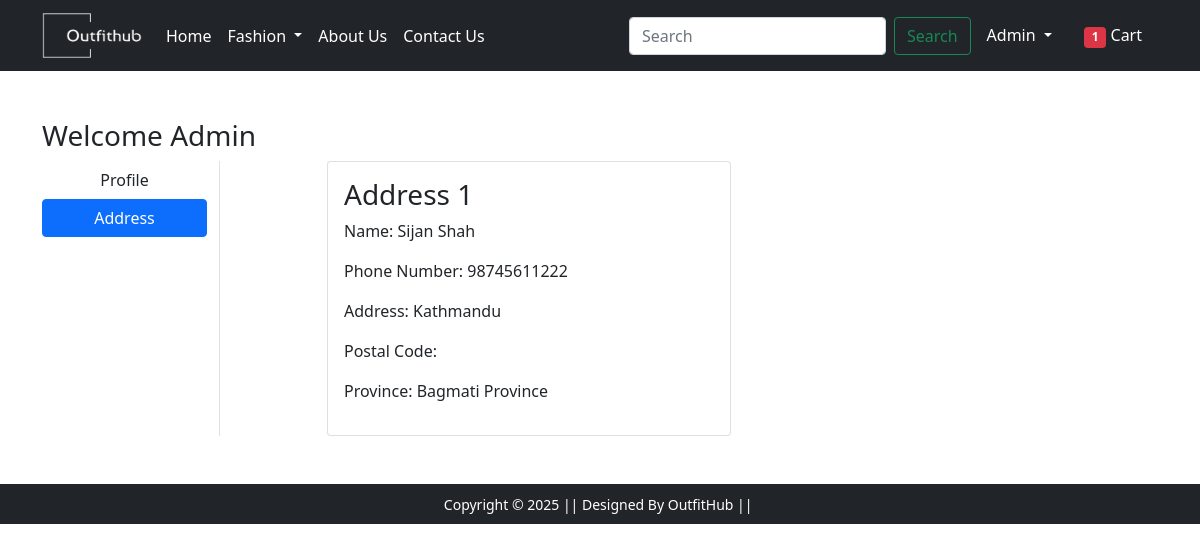
The page /address/ (signed in) on the database its author committed.
### app/models.py (models this page shows, shortened)
class Customer(models.Model):
    user = models.ForeignKey(User, on_delete=models.CASCADE)
    name = models.CharField(max_length=200)
    phone_number = models.IntegerField(max_length=15, unique=True)
    city = models.CharField(max_length=50)
    postalcode = models.IntegerField(max_length=6, unique=True)
    province = models.CharField(max_length=50, choices=PROVINCE_CHOICES)

### app/views.py (the view)
# urls.py: path("address/", views.address, name="address"),
@login_required
def address(request):
    add = Customer.objects.filter(user=request.user)
    return render(request, 'app/address.html', {'add': add, 'active': 'btn-primary'})

### app/context_processors.py (called while the page is built)
def cart_count(request):
    if request.user.is_authenticated:
        count = Cart.objects.filter(user=request.user).count()
    else:
        count = 0
    return {'cart_count': count}

### app/templates/app/address.html (shortened to what this page needs)
{% extends 'app/base.html' %}
{% load static %}
{% block main-content %}
<div class="container my-5">
 <div class="row">
 <h3>Welcome <span class="text-capitalize">{{request.user}}</span></h3>
  <div class="col-sm-2 border-end">
   <ul class="list-unstyled">
    <li class="d-grid"><a href="{% url 'profile' %}" class="btn">Profile</a></li>
    <li class="d-grid"><a href="{% url 'address' %}" class="btn {{active}}">Address</a></li>
   </ul>
  </div>
  <div class="col-sm-9 offset-sm-1">
   <div class="row">
    {% for ad in add %}
    <div class="col-sm-6">
     <div class="card">
      <div class="card-body">
         <h3>Address {{forloop.counter}}</h3>
         <p>Name: {{ad.name}}</p>
         <p>Phone Number: {{ad.phone_number}}</p>
         <p>Address: {{ad.city}}</p>
         <p>Postal Code: {{ad.postal_code}}</p>
         <p>Province: {{ad.province}}</p>
      </div>
     </div>
    </div>
    {%endfor%}
     </div>
    </div>
   </div>
  </div>
{% endblock main-content %}

### app/templates/app/base.html (shortened to what this page needs)
  <!doctype html>
  {% load static %}
  <html lang="en">
    <head>
      <link href="https://cdn.jsdelivr.net/npm/bootstrap@5.0.0-beta1/dist/css/bootstrap.min.css" rel="stylesheet">
      <link rel="stylesheet" href="{% static 'app/css/owl.carousel.min.css' %}">
      <link rel="stylesheet" href="{% static 'app/css/all.min.css' %}">
      <link rel="stylesheet" href="{% static 'app/css/style.css' %}">
    </head>
    <body>
      <nav class="navbar navbar-expand-lg navbar-dark bg-dark">
      <div class="container">
        <a class="navbar-brand" href="#">
        <img src="{% static 'app/images/OutfitHub.png' %}" width="100" height="45">
        </a>
        <div class="collapse navbar-collapse" id="navbarSupportedContent">
          <ul class="navbar-nav me-auto mb-2 mb-lg-0">
            <li class="nav-item">
              <a class="nav-link active" aria-current="page" href="/">Home</a>
            </li>
            <li class="nav-item dropdown">
              <a class="nav-link dropdown-toggle text-white" href="#" id="fashionDropdown" role="button" data-bs-toggle="dropdown" aria-expanded="false">
                Fashion
              </a>
            </li>
            <li class="nav-item">
            <a class="nav-link text-white" href="#">About Us</a>
          </li>
          <li class="nav-item">
            <a class="nav-link text-white" href="#">Contact Us</a>
          </li>
          </ul>
         <form class="d-flex">
           <input class="form-control me-2" type="search" placeholder="Search" aria-label="Search">
           <button class="btn btn-outline-success" type="submit">Search</button>
         </form>
          <div>
            <ul class="navbar-nav me-auto mb-2 mb-lg-0">
            {% if request.user.is_authenticated %}
            <li class="nav-item dropdown mx-2">
                <a class="nav-link dropdown-toggle text-white" href="#" id="profileDropdown" role="button" data-bs-toggle="dropdown" aria-expanded="false">
                {{request.user.username|capfirst}}
                </a>
              </li>
              <li class="nav-item mx-2">
              <a href="{% url 'showcart' %}" class="nav-link text-white"><span class="badge bg-danger">{{ cart_count }}</span> Cart </a>
              </li>
              {% endif %}
            </ul>
          </div>
        </div>
      </div>
      </nav>
      {% block main-content %} {% endblock main-content %}
    <footer class="container-fluid bg-dark text-center p-2 mt-5">
          <small class="text-white">Copyright &copy; 2025 || Designed By OutfitHub || </small>
      </footer>
    </body>
  </html>

### rows shown on the page
Customer: name "Sijan Shah", phone_number "98745611222", city "Kathmandu", province "Bagmati Province"

### other values the page prints
{{ request.user.username|capfirst }} "Admin"
{{ cart_count }} "1"
{{ request.user }} "Admin"
